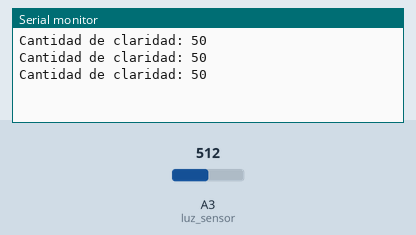
Recording of a sketch running on a simulated Arduino Uno, built with avr-gcc and run on an emulated ATmega328P. On the bench: the last lines printed to the serial monitor. The test bench sets the inputs (shaded band); at power-on: A3 (luz_sensor) = 512.

Above: at 1.3 s.
1.4 s: A3 (luz_sensor) set to 716
At 1.9 s:
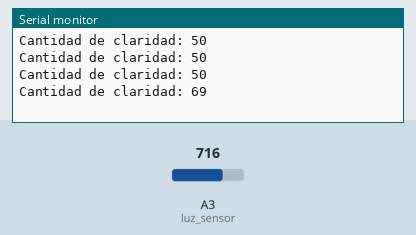
2.9 s: A3 (luz_sensor) set to 900
At 3.4 s:
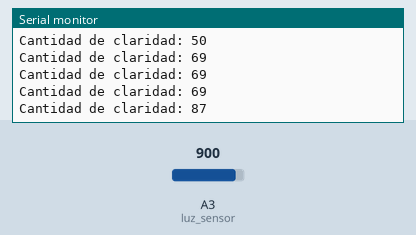
Timing chart, 0 to 5.9 s (numbered marks = the images above; inputs shaded):
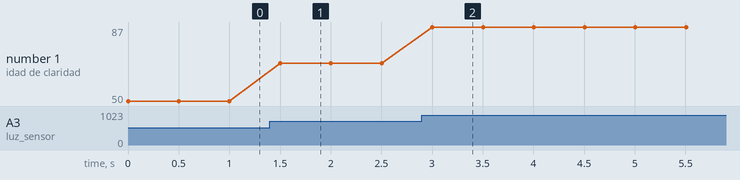

The sketch:

PruebaLuzSensor.ino
```cpp
#define luz_sensor A3

void setup() {
  Serial.begin(9600);
}

void loop() {
  int raw_light = analogRead(luz_sensor);
  int luz = map(raw_light, 0, 1023, 0, 100);

  Serial.print("Cantidad de claridad: ");
  Serial.println(luz);

  delay(500);
}
```

Measured:
- after the input at 1.4 s, the serial monitor: prints a new line after 0.10 s (image 1)
- after the input at 2.9 s, the serial monitor: prints a new line after 0.10 s (image 2)
- plotted number 1: 50 → 69 after the input at 1.4 s, 69 → 87 after the input at 2.9 s
